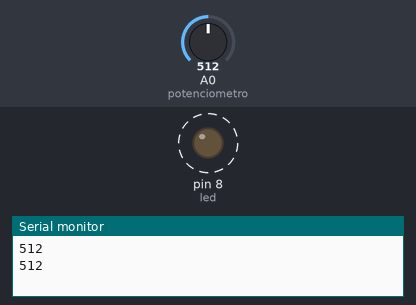
Bench run of a sketch on a simulated Arduino Uno, built with avr-gcc and run on an emulated ATmega328P. Parts: output pins drawn as LEDs (lit = HIGH), the last lines printed to the serial monitor. Dashed ring = blinking. Inputs (shaded band) come from the test bench; at power-on: A0 (potenciometro) = 512.

Above: at 1.8 s.
1.9 s: A0 (potenciometro) set to 0
At 3.2 s:
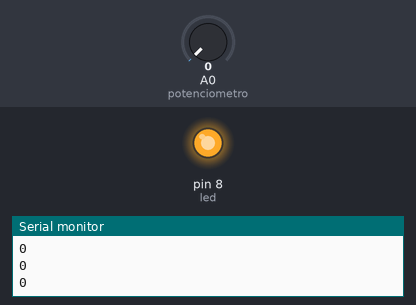
3.6 s: A0 (potenciometro) set to 122
At 3.91 s:
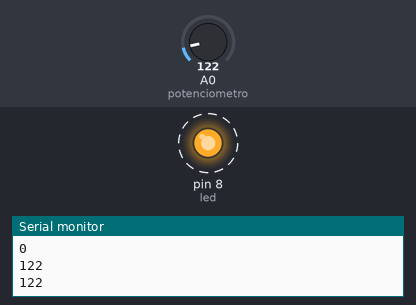
Timing chart, 0 to 13.1 s (numbered marks = the images above; inputs shaded):
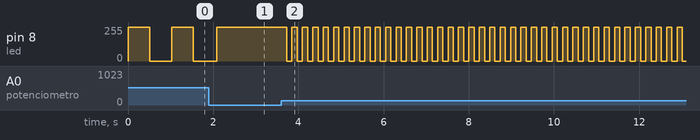

The sketch:

Exercicio5PiscaLed.ino
```cpp
byte led = 8;
int potenciometro = A0;
int valorPotenciometro;

void setup() {
  pinMode(led, OUTPUT);
  pinMode(potenciometro, INPUT);
  Serial.begin(9600);
}

void loop() {
  digitalWrite(led,HIGH);
  valorPotenciometro = analogRead(potenciometro);
  Serial.println(valorPotenciometro);
  delay(valorPotenciometro);
  digitalWrite(led,LOW);
  delay(valorPotenciometro);
}
```

Measured:
- after the input at 3.6 s, pin 8 (led): alternates 255/255 for 0.12 s and 0/255 for 0.12 s, starting after 0.05 s
- by itself, pin 8 (led): alternates 255/255 for 0.51 s and 0/255 for 0.51 s
